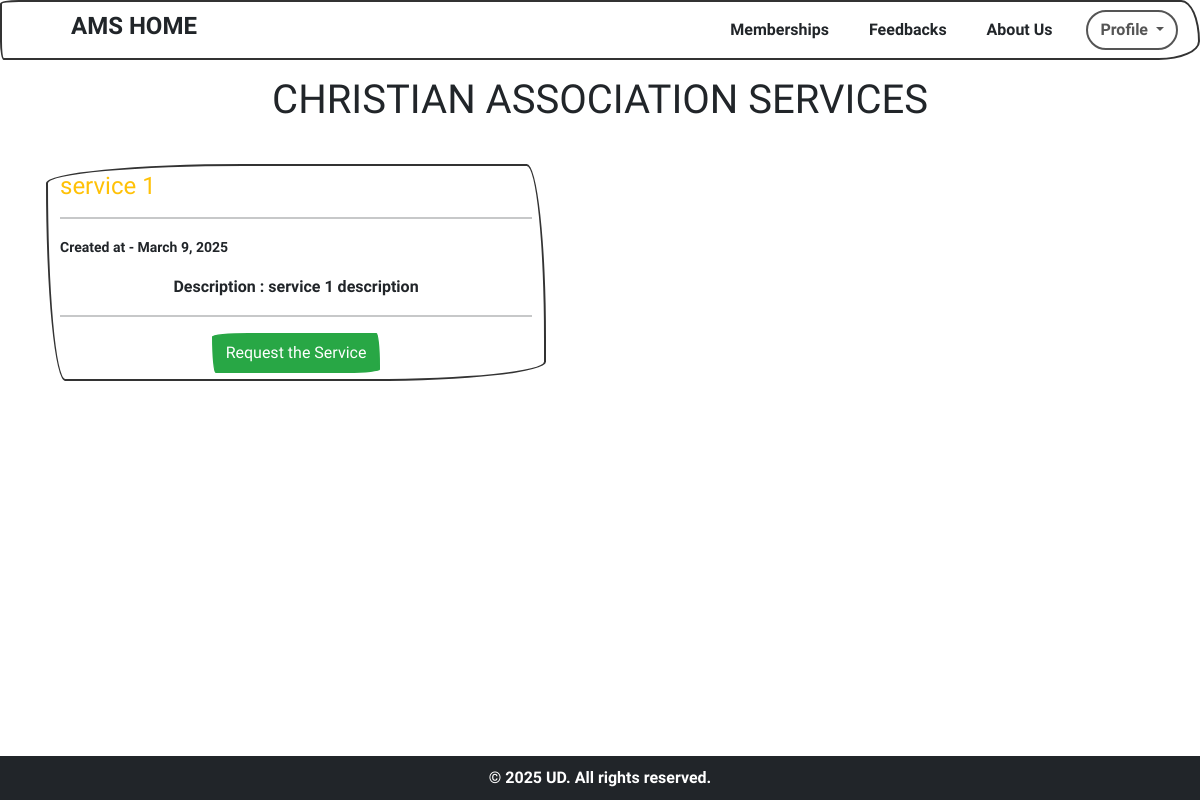
/services/2/ (signed in), run on an earlier commit of the app's database.
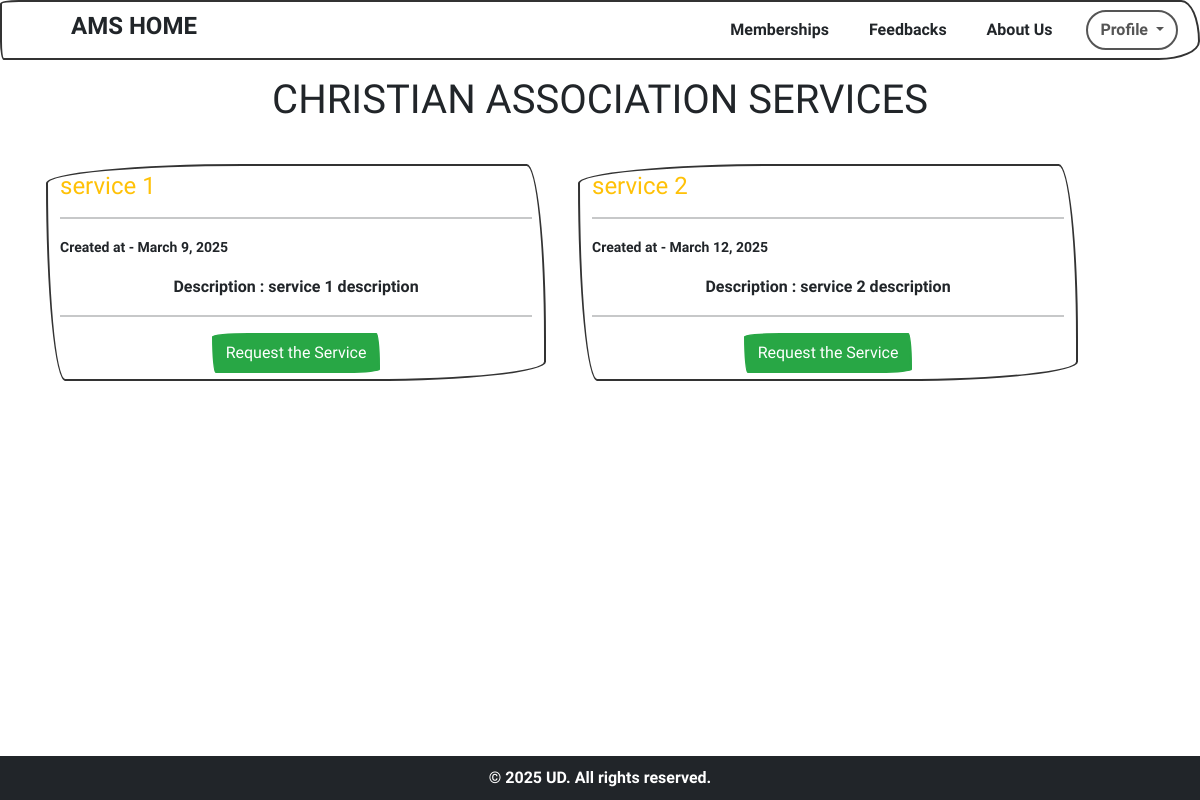
And on a later commit of the database.
### amsApp/models.py (models this page shows, shortened)
class Service(models.Model):
    association = models.ForeignKey(Association, on_delete=models.CASCADE, related_name="services")
    serviceTitle = models.CharField(max_length=255)
    description = models.TextField(blank=True, null=True)
    created_at = models.DateTimeField(auto_now_add=True)

### amsApp/views.py (the view)
# urls.py: path('services/<int:pk>/', views.services, name="services"),
@login_required(login_url='login')
def services(request, pk):
    association = Association.objects.get(id=pk)
    services = Service.objects.filter(association=association)
    associationName = association.AssociationName
    context = {'services': services, 'associationName':associationName}
    return render(request, 'userTemplates/services.html', context=context)

### templates/userTemplates/services.html (shortened to what this page needs)
{% extends "base.html" %}
{% load crispy_forms_tags %}
{% block content %}
{% include 'navbar.html' %}
<div class="container mt-3">
    <h1 class="text-center">{{associationName|upper}} SERVICES</h1>
    <div class="row mb-5 mt-4">
        {% for service in services  %}
            <div class="form-control col-md-2 m-3" style="max-width: 500px; margin: 0 auto;">
                <h4 class="text-warning">{{service.serviceTitle}}</h4>
                <hr>
                <p><small>Created at - {{service.created_at.date}}</small></p>
                <p class="text-center">Description : {{service.description}}</p>
                <hr>
                <div class="text-center">
                    <a href="{% url 'serviceRequest' service.id %}" class="btn btn-success">Request the Service</a>
                </div>
            </div>
            <br>
        {% endfor %}
    </div>
</div>
{% endblock %}

What changed in the data, as far as the page shows it:
added Service: serviceTitle "service 2", created_at "March 12, 2025", description "service 2 description"
